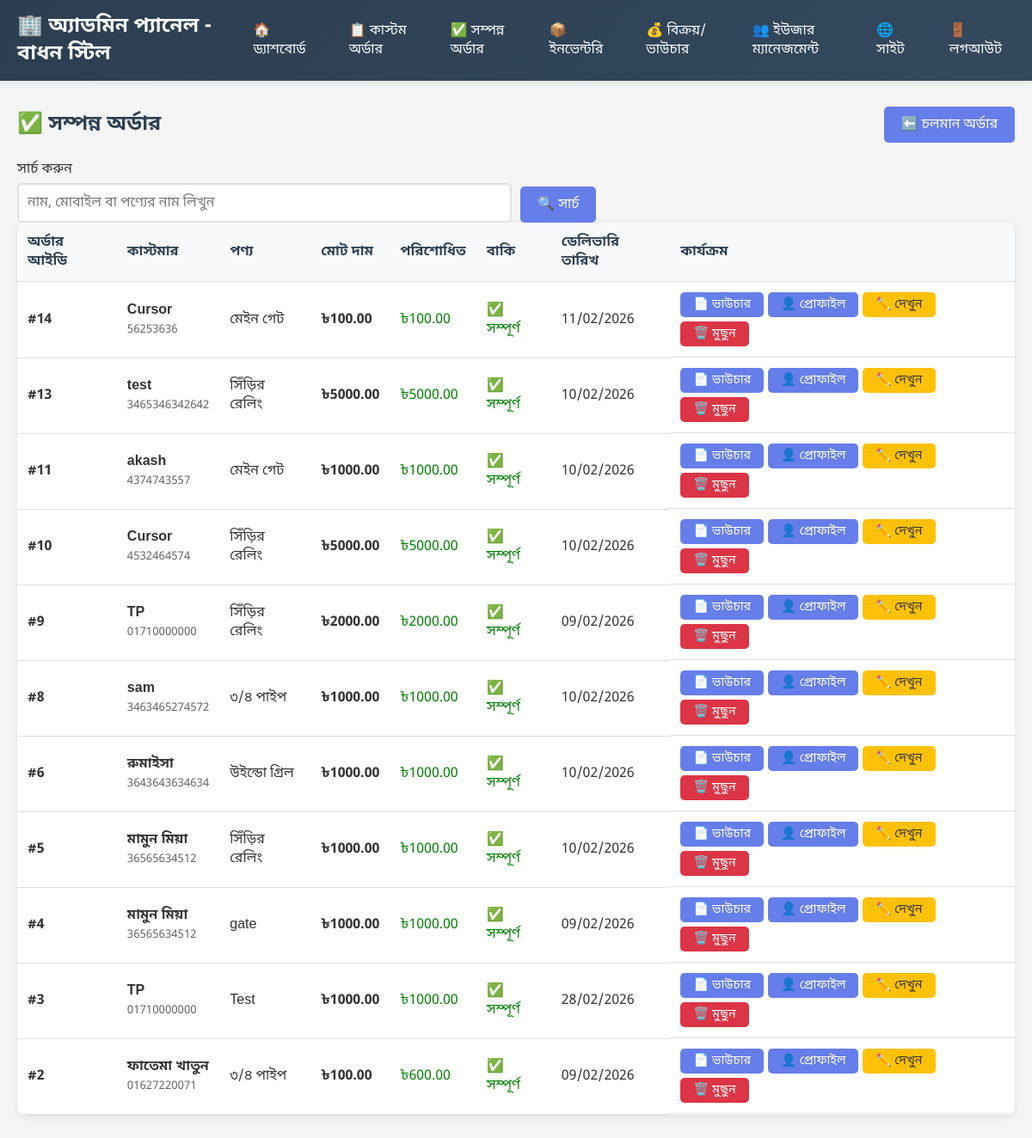
The page /admin-panel/orders/completed/ (signed in) on the database its author committed.
### shop/models.py (models this page shows, shortened)
class Order(models.Model):
    STATUS_CHOICES = [
        ('pending', 'চলমান'),
        ('ready', 'প্রস্তুত'),
        ('completed', 'সম্পন্ন'),
    ]
    DELIVERY_STATUS_CHOICES = [
        ('not_delivered', 'ডেলিভারি হয়নি'),
        ('delivered', 'ডেলিভারি সম্পন্ন'),
    ]
    customer_name = models.CharField(max_length=200, verbose_name='ক্রেতার নাম')
    mobile_number = models.CharField(max_length=20, verbose_name='মোবাইল নাম্বার')
    product_name = models.CharField(max_length=200, verbose_name='পণ্যের নাম')
    product_description = models.TextField(verbose_name='পণ্যের বিবরণ')
    total_price = models.DecimalField(max_digits=10, decimal_places=2, verbose_name='মোট মূল্য')
    cash_paid = models.DecimalField(max_digits=10, decimal_places=2, verbose_name='নগদ পরিশোধ', default=0)
    due_amount = models.DecimalField(max_digits=10, decimal_places=2, verbose_name='বাকি টাকা', editable=False)
    initial_payment_migrated = models.BooleanField(default=False, verbose_name='প্রাথমিক পেমেন্ট OrderPayment-এ স্থানান্তরিত')
    order_date = models.DateField(default=timezone.now, verbose_name='অর্ডার নেওয়ার তারিখ')
    delivery_date = models.DateField(verbose_name='ডেলিভারির তারিখ')
    status = models.CharField(max_length=20, choices=STATUS_CHOICES, default='pending', verbose_name='প্রোডাক্ট অবস্থা')
    delivery_status = models.CharField(max_length=20, choices=DELIVERY_STATUS_CHOICES, default='not_delivered', verbose_name='ডেলিভারি অবস্থা')
    created_at = models.DateTimeField(auto_now_add=True, verbose_name='তৈরির সময়')
    updated_at = models.DateTimeField(auto_now=True, verbose_name='আপডেটের সময়')
    class Meta:
        verbose_name = 'অর্ডার'
        verbose_name_plural = 'অর্ডারসমূহ'
        ordering = ['-created_at']

### shop/views.py (the view)
# urls.py: path('admin-panel/orders/completed/', views.completed_order_list, name='completed_order_list'),
@login_required
def completed_order_list(request):
    search_query = request.GET.get('search', '')
    page_number = request.GET.get('page', 1)
    orders = Order.objects.filter(status='completed', delivery_status='delivered').order_by('-created_at')
    if search_query:
        orders = orders.filter(
            Q(customer_name__icontains=search_query) |
            Q(mobile_number__icontains=search_query) |
            Q(product_name__icontains=search_query)
        )
    paginator = Paginator(orders, 15)
    page_obj = paginator.get_page(page_number)
    context = {
        'orders': page_obj,
        'page_obj': page_obj,
        'search_query': search_query,
    }
    return render(request, 'admin_panel/completed_order_list.html', context)

### shop/templates/admin_panel/completed_order_list.html (shortened to what this page needs)
{% extends 'admin_panel/base.html' %}
{% block content %}
<div style="display: flex; justify-content: space-between; align-items: center; margin-bottom: 20px;">
    <h2 style="color: #2c3e50;">✅ সম্পন্ন অর্ডার</h2>
    <a href="{% url 'order_list' %}" class="btn btn-secondary">⬅️ চলমান অর্ডার</a>
</div>
<div class="search-filter-section">
    <form method="get" class="search-form">
        <div class="form-group">
            <label for="search">সার্চ করুন</label>
            <input type="text" id="search" name="search" value="{{ search_query }}"
                   placeholder="নাম, মোবাইল বা পণ্যের নাম লিখুন">
        </div>
        <div class="form-group">
            <button type="submit" class="btn">🔍 সার্চ</button>
        </div>
    </form>
</div>
{% if orders %}
<div style="background: white; border-radius: 10px; overflow: hidden; box-shadow: 0 2px 10px rgba(0,0,0,0.1);">
    <table class="orders-table">
        <thead>
            <tr>
                <th>অর্ডার আইডি</th>
                <th>কাস্টমার</th>
                <th>পণ্য</th>
                <th>মোট দাম</th>
                <th>পরিশোধিত</th>
                <th>বাকি</th>
                <th>ডেলিভারি তারিখ</th>
                <th>কার্যক্রম</th>
            </tr>
        </thead>
        <tbody>
            {% for order in orders %}
            <tr>
                <td><strong>#{{ order.id }}</strong></td>
                <td>
                    <strong>{{ order.customer_name }}</strong><br>
                    <small style="color: #666;">{{ order.mobile_number }}</small>
                </td>
                <td>{{ order.product_name }}</td>
                <td><strong>৳{{ order.total_price }}</strong></td>
                <td style="color: green;">৳{{ order.cash_paid }}</td>
                <td>
                    {% if order.due_amount > 0 %}
                        <span style="color: red;">৳{{ order.due_amount }}</span>
                    {% else %}
                        <span style="color: green;">✅ সম্পূর্ণ</span>
                    {% endif %}
                </td>
                <td>{{ order.delivery_date|date:"d/m/Y" }}</td>
                <td class="action-buttons">
                    <a href="{% url 'order_voucher' order.pk %}" class="btn btn-sm" target="_blank">📄 ভাউচার</a>
                    <a href="{% url 'order_customer_profile' order.mobile_number %}" class="btn btn-sm btn-primary">👤 প্রোফাইল</a>
                    <a href="{% url 'order_edit' order.pk %}" class="btn btn-sm btn-warning">✏️ দেখুন</a>
                    <a href="{% url 'order_delete' order.pk %}" class="btn btn-sm btn-danger"
                       onclick="return confirm('এই অর্ডারটি মুছে ফেলতে নিশ্চিত?')">🗑️ মুছুন</a>
                </td>
            </tr>
            {% endfor %}
        </tbody>
    </table>
</div>
{% else %}
<div class="no-orders">
    <h3>📭 কোনো সম্পন্ন অর্ডার নেই</h3>
    <p>আপনার সব সম্পন্ন এবং ডেলিভার করা অর্ডার এখানে দেখা যাবে।</p>
</div>
{% endif %}
{% endblock %}

### rows shown on the page
Order: id "14", customer_name "Cursor", mobile_number "56253636", product_name "মেইন গেট", total_price "100.00", cash_paid "100.00", due_amount "✅ সম্পূর্ণ", delivery_date "11/02/2026"
Order: id "13", customer_name "test", mobile_number "3465346342642", product_name "সিঁড়ির রেলিং", total_price "5000.00", cash_paid "5000.00", due_amount "✅ সম্পূর্ণ", delivery_date "10/02/2026"
Order: id "11", customer_name "akash", mobile_number "4374743557", product_name "মেইন গেট", total_price "1000.00", cash_paid "1000.00", due_amount "✅ সম্পূর্ণ", delivery_date "10/02/2026"
Order: id "10", customer_name "Cursor", mobile_number "4532464574", product_name "সিঁড়ির রেলিং", total_price "5000.00", cash_paid "5000.00", due_amount "✅ সম্পূর্ণ", delivery_date "10/02/2026"
Order: id "9", customer_name "TP", mobile_number "01710000000", product_name "সিঁড়ির রেলিং", total_price "2000.00", cash_paid "2000.00", due_amount "✅ সম্পূর্ণ", delivery_date "09/02/2026"
Order: id "8", customer_name "sam", mobile_number "3463465274572", product_name "৩/৪ পাইপ", total_price "1000.00", cash_paid "1000.00", due_amount "✅ সম্পূর্ণ", delivery_date "10/02/2026"
Order: id "6", customer_name "রুমাইসা", mobile_number "3643643634634", product_name "উইন্ডো গ্রিল", total_price "1000.00", cash_paid "1000.00", due_amount "✅ সম্পূর্ণ", delivery_date "10/02/2026"
Order: id "5", customer_name "মামুন মিয়া", mobile_number "36565634512", product_name "সিঁড়ির রেলিং", total_price "1000.00", cash_paid "1000.00", due_amount "✅ সম্পূর্ণ", delivery_date "10/02/2026"
Order: id "4", customer_name "মামুন মিয়া", mobile_number "36565634512", product_name "gate", total_price "1000.00", cash_paid "1000.00", due_amount "✅ সম্পূর্ণ", delivery_date "09/02/2026"
Order: id "3", customer_name "TP", mobile_number "01710000000", product_name "Test", total_price "1000.00", cash_paid "1000.00", due_amount "✅ সম্পূর্ণ", delivery_date "28/02/2026"
Order: id "2", customer_name "ফাতেমা খাতুন", mobile_number "01627220071", product_name "৩/৪ পাইপ", total_price "100.00", cash_paid "600.00", due_amount "✅ সম্পূর্ণ", delivery_date "09/02/2026"
